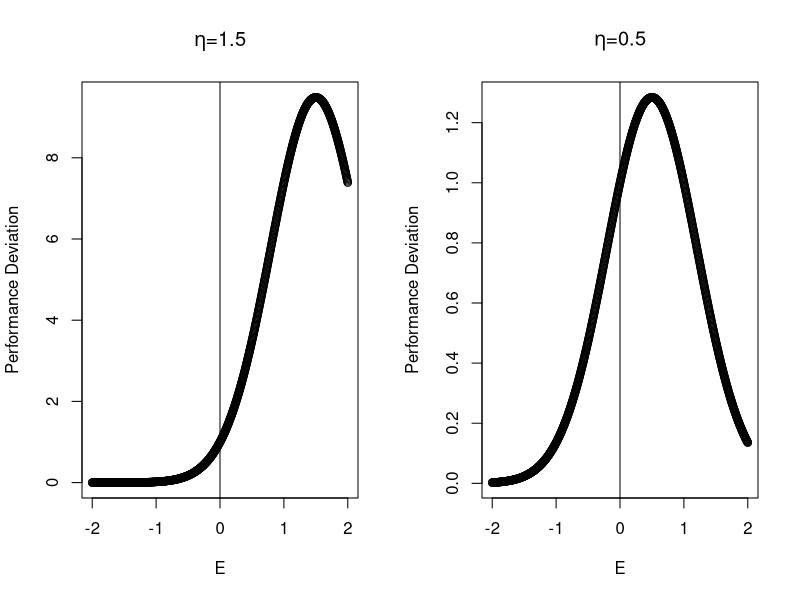
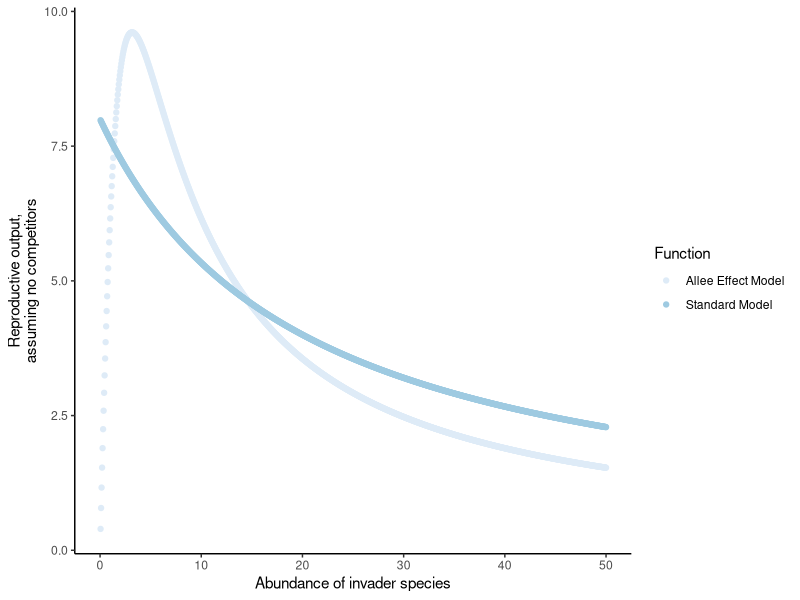
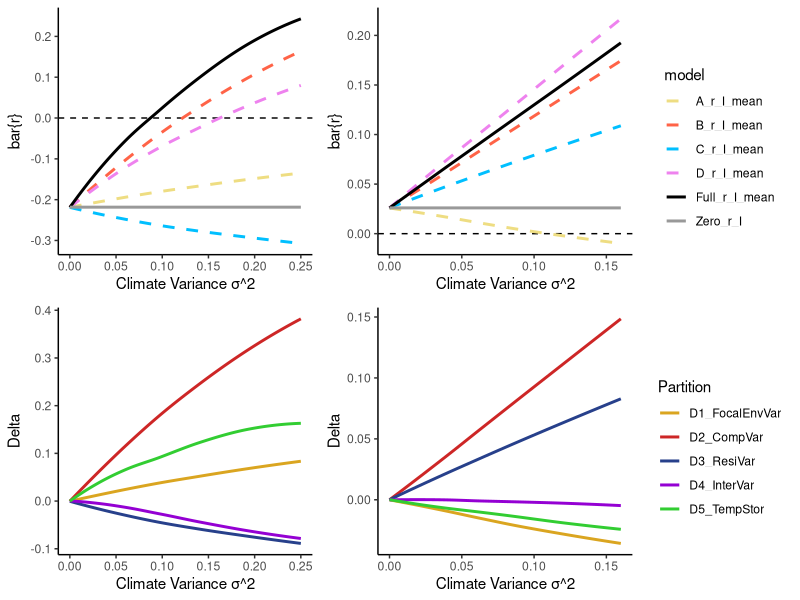
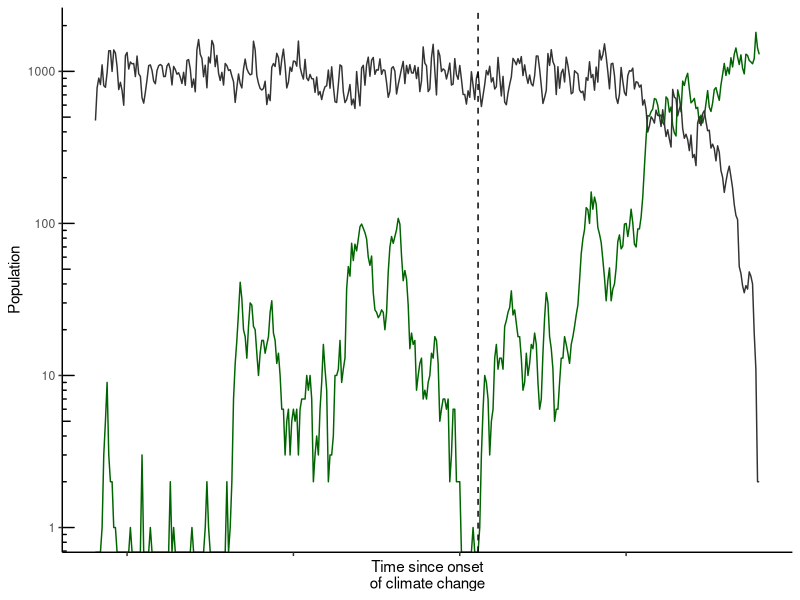
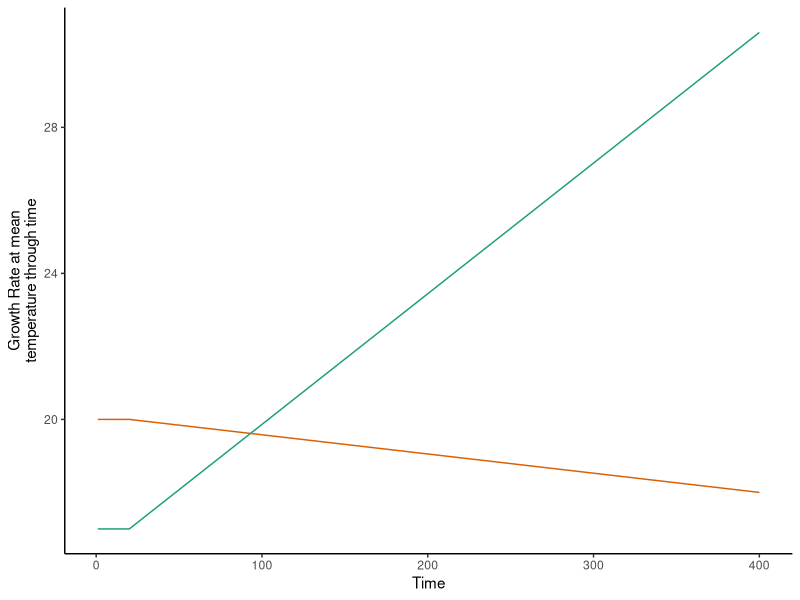

Source code (R) for these figures, in order: (Note: a time limit stopped this script after it produced the figures.)
## ---- chunk 1
knitr::opts_chunk$set(echo = FALSE, size = "footnotesize", warning = FALSE, message = FALSE)
### author: 'J. C. D. Terry,  J. D. O’Sullivan &  A. G. Rossberg'

## ---- chunk 2
library(MASS)
library(tidyverse)
library(knitr)
library(cowplot)
set.seed(1)


## ---- chunk 3
# Plotting EPC curve used

EPC<- function(WeatherDraws, OffsetFromPeak){
  w_mat<- exp(OffsetFromPeak^2 -(WeatherDraws -OffsetFromPeak)^2   ) 
  return(w_mat)
}

E <- seq(-2, 2, l = 1000)

par(mfcol= c(1,2))

plot(EPC(E,OffsetFromPeak = 1.5)~ E,
    ylab = 'Performance Deviation',
     main = expression(paste(eta, "=1.5")))
abline( v = c(0))

plot(EPC(E,OffsetFromPeak = 0.5)~ E,  
     ylab = 'Performance Deviation',
     main = expression(paste(eta, "=0.5")))
abline( v = c(0))


# hist(EPC(rnorm( 1000, 0 , 0.5), 1.5), main = 'Occasional very good years', xlim = c(0, 10), breaks = 20)
# abline(v = 1, col = 2)
# #mean(EPC(rnorm( 1000, 0 , 0.5), 1.5))  # mean increase
# # exp(mean(log(EPC(rnorm( 1000, 0 , 0.5), 1.5))))  # but NB geometric mean is still reduced
# 
# 
# hist(EPC(rnorm( 1000, 0 , 0.5), 0.5), main = 'Occasional very bad years', xlim = c(0, 2))
# abline(v = 1, col = 2)
# 
# # exp(mean(log(EPC(rnorm( 1000, 0 , 0.5), 0.5))))
# # #mean(EPC(rnorm( 1000, 0 , 0.5), 0.5))  # mean decrease
# # exp(mean(log(EPC(0, 0.5))))
## ---- chunk 4

## Example model parameters:

Example_Params = list( delta = 0.5,  # Invader dispersal Rate
                       Lam_R = 20,   # Growth rate of Resident
                       Lam_I = 24,   # Growth Rate of Invader  
                       W_R_sd = 0.1, # Environment SD for Resident
                       W_I_sd = 0.1, # Environment SD for Invader
                       W_rho = -0.7, # Correlation in environmental effects
                       a_RR = 0.02,  # Resident intraspecific competition
                       a_RI = 0.03 , # Interspecific competition (I on R)
                       a_IR = 0.04,  # Interspecific competition (R on I)
                       eta = 1.5)    # EPC offset from Peak

  ##Function to calculate partitions using the model given a set of parameters. 

E_Partition<- function(Params){
  
  with(Params, {  
    n_reps = 10000
    
    ## Define covariance matrices
    W_SIGMA_corr = matrix(c(W_R_sd^2,
                            W_rho*W_R_sd*W_I_sd,
                            W_rho*W_R_sd*W_I_sd,
                            W_I_sd^2),
                          2,2) 
    
    W_SIGMA_uncorr = matrix(c(W_R_sd^2, 
                              0, 0,  
                              W_I_sd^2),
                            2,2) 
    
    ## Variable E draws:
    E_mat_full  <-  MASS::mvrnorm(n_reps,   mu = c(0,0),  Sigma = W_SIGMA_corr   )  
    E_mat_uncorr<-  MASS::mvrnorm(n_reps,   mu = c(0,0),  Sigma = W_SIGMA_uncorr   ) 
    E_mat_mean  <-  matrix(c(0,0), nrow = 1)
    
    ## Convert into \omegas using gaussian curve EPC function
    EPC<- function(WeatherDraws, OffsetFromPeak){
      return(exp( OffsetFromPeak^2-(WeatherDraws -OffsetFromPeak)^2 )) 
    }
    
    W_mat_full  <-   EPC(E_mat_full, eta)  
    W_mat_uncorr<-   EPC(E_mat_uncorr, eta)  
    W_mat_mean  <-   EPC(E_mat_mean , eta)  
    
    ## Vary only one direct effect of environment
    W_mat_FixR_VarI=   W_mat_FixI_VarR = W_mat_uncorr
    W_mat_FixI_VarR[,2]<- W_mat_mean[2]
    W_mat_FixR_VarI[,1]<- W_mat_mean[1]
    
    
    ##### Calculating resident fluctuations without invader
    R_fluc = rep( NA, n_reps)  # rows = time, cols = space (here 1)
    R_fluc[1] <- 10 # initialize
    
    for(t in 1:(n_reps-1)){
      R_fluc[t+1]  =  R_fluc[t]*(delta + Lam_R*W_mat_full[t,1]/(1+a_RR*R_fluc[t]))
    }
    
    ### Take off a 'burn-in' period
    ToUse = (n_reps/10):n_reps
    R_var <- R_fluc[ToUse]
    W_mat_uncorr<-  W_mat_uncorr[ToUse,]
    W_mat_full<-  W_mat_full[ToUse, ]
    
    ## resident 'mean' value at equilibrium assuming omega = 1
    ## R* = 
    R_mean = (Lam_R-1+delta)/ (a_RR*(1-delta))
    
    ## Finding invasion growth rates in different situations;
    FindLogGrowthRate<- function( W_Mat, Competitors, Params ){
      with(Params, {
        r_vec<-  delta+ (Lam_I*W_Mat[,2]/( 1+a_IR*Competitors*W_Mat[,1])  )
        return(log(r_vec))
      })
    }
    
    ## No variation baseline
    Zero_r_I =   FindLogGrowthRate(W_mat_mean, R_mean, Params)
    
    ## Variation in direct envrionmental effects on invader
    A_r_I = FindLogGrowthRate(W_mat_FixR_VarI, R_mean, Params)
    
    ## Variation in envrionmental control of competition 
    B_r_I = FindLogGrowthRate(W_mat_FixI_VarR, R_mean, Params)
    
    ### B Variation in number of competitors  
    C_r_I =   FindLogGrowthRate( W_mat_mean, R_var, Params)
    
    ## D Variation in growth rates  and competitors, but not correlated 
    D_r_I  =  FindLogGrowthRate(W_mat_uncorr,R_var, Params) 
    ## Full model
    Full_r_I  =  FindLogGrowthRate(W_mat_full,R_var, Params) 
    
    ## Take averages of log(r)
    A_r_I_mean = mean(A_r_I)
    B_r_I_mean = mean(B_r_I)
    C_r_I_mean = mean(C_r_I)
    D_r_I_mean = mean(D_r_I)
    Full_r_I_mean = mean(Full_r_I)
    
    ## Calculate partitions
    D_Baseline = Zero_r_I
    D1_FocalEnvVar = A_r_I_mean - Zero_r_I
    D2_CompVar = B_r_I_mean - Zero_r_I
    D3_ResiVar = C_r_I_mean - Zero_r_I
    D4_InterVar = D_r_I_mean - (D_Baseline+ D1_FocalEnvVar +D2_CompVar+D3_ResiVar)
    D5_TempStor = Full_r_I_mean - D_r_I_mean
    
    return(data.frame(Zero_r_I,  A_r_I_mean,  B_r_I_mean,   
                      C_r_I_mean,   D_r_I_mean,  Full_r_I_mean,
                      D_Baseline, D1_FocalEnvVar, D2_CompVar,
                      D3_ResiVar,  D4_InterVar, D5_TempStor))})
}

## An Example:
E_Partition(Params = Example_Params) 
## ---- chunk 5
Params_mod1 <- list( delta = 0.5, 
                     Lam_R = 20,
                     Lam_I = 24,   
                     W_R_sd = NULL,
                     W_I_sd = NULL,
                     W_rho = -0.7,
                     a_RR = 0.02,  
                     a_RI = 0.03 , 
                     a_IR = 0.04,
                     eta = 1.5)

Params_mod2 <- list(  delta = 0.5, 
                      Lam_R = 16,
                      Lam_I = 25,   
                      W_R_sd = NULL,
                      W_I_sd = NULL, 
                      W_rho = 0.7,
                      a_RR = 0.02,  
                      a_RI = 0.04 , 
                      a_IR = 0.03,
                      eta=0.5 )

Find_Partition <-  function(W_sd, Params){
  Params_tmp <- Params
  Params_tmp$W_R_sd = W_sd*1.2  # resident responds more
  Params_tmp$W_I_sd = W_sd*0.8
  out<-   E_Partition(Params_tmp)
  out$W_sd <-W_sd
  return(out)
}
W_sd_df1 <- map_df(  seq( 0, 0.5, l = 100),Find_Partition, Params_mod1)
W_sd_df2  <- map_df(  seq( 0, 0.4, l = 100),Find_Partition, Params_mod2)

## ---- chunk 6
Colours <- c(   'Zero_r_I' = 'gray60',
                'A_r_I_mean' =  "lightgoldenrod"  ,
                'B_r_I_mean'='tomato',
                'C_r_I_mean'=  'deepskyblue',
                'D_r_I_mean'='violet',
                'Full_r_I_mean' = 'black', 
                
                'D_Baseline' =  "black",
                'D1_FocalEnvVar' =  "goldenrod" ,
                'D2_CompVar' = 'firebrick3',
                'D3_ResiVar' = 'royalblue4',
                'D4_InterVar' = 'darkviolet',
                'D5_TempStor' = 'limegreen')
# 

x_label = 'Climate Variance σ^2'

W_sd_df1 %>%
  gather('model', 'GrowthRate', Zero_r_I: Full_r_I_mean  ) %>%
  ggplot(aes( x = W_sd^2, y = GrowthRate, col = model , linetype = model     ))+
  geom_hline( yintercept = 0, linetype='dashed')+
  #  geom_point()+
  geom_smooth(se = FALSE)+
  scale_colour_manual(values = Colours)+
  scale_linetype_manual(values = c( 2,2,2,2,1,1))+
  theme_classic()+
  xlab(x_label)+
  ylab('bar{r}')  -> Models1

W_sd_df1 %>%
  gather('Partition', 'Delta', D1_FocalEnvVar :D5_TempStor ) %>%
  ggplot(aes( x = W_sd^2, y = Delta, col = Partition      ))+
  theme_classic()+
  scale_colour_manual(values = Colours)+
  ylab('Delta')+
  xlab(x_label)+
  geom_smooth(se = FALSE) -> Partiton1



W_sd_df2 %>%
  gather('model', 'GrowthRate', Zero_r_I: Full_r_I_mean  ) %>%
  ggplot(aes( x = W_sd^2, y = GrowthRate, col = model  , linetype = model        ))+
  theme_classic()+ 
  geom_hline( yintercept = 0, linetype='dashed')+
  geom_smooth(se = FALSE)+
  scale_colour_manual(values = Colours)+
  scale_linetype_manual(values = c( 2,2,2,2,1,1))+
  xlab(x_label)+
  ylab('bar{r}')-> Models2


W_sd_df2 %>%
  gather('Partition', 'Delta', D1_FocalEnvVar :D5_TempStor ) %>%
  ggplot(aes( x = W_sd^2, y = Delta, col = Partition))+
  scale_colour_manual(values = Colours)+
  theme_classic()+
  ylab('Delta')+
  xlab(x_label)+
  geom_smooth(se = FALSE) -> Partiton2


Model_Legend <- cowplot::get_legend(Models1)
D_Legend <- cowplot::get_legend(Partiton1)

Fig4 <- cowplot::plot_grid(Models1+guides(col=FALSE, linetype = FALSE),
                   Models2+guides(col=FALSE, linetype = FALSE),
                   Model_Legend, 
                   Partiton1+guides(col=FALSE, linetype = FALSE) ,
                   Partiton2+guides(col=FALSE, linetype = FALSE),
                   D_Legend,
                   nrow = 2, rel_widths = c(2,2,1) )


ggsave( 'MS_Figures/Figure4_graphs.png', Fig4, height = 7, width = 10, dpi = 600)

## ---- chunk 7
Lam_I = 8
a_II = 0.05
y = 0.1
z= 0.2
a_IR = 0.04 

## Functional response, assuming no competition
TrialI = seq( 0, 50, l = 1000)
I_rate_ALLEE =  (((TrialI^2)*Lam_I) / (  1+ z*(TrialI) + y*(TrialI^2) )) / TrialI
I_rate_NO_ALLEE =  (((TrialI)*Lam_I) / (  1 + a_II*TrialI)) / TrialI

data.frame(TrialI,I_rate_ALLEE, I_rate_NO_ALLEE  ) %>%
  gather( 'Function', 'I_rate', -TrialI ) %>%
  ggplot( aes( x = TrialI, y = I_rate, col =Function))+
  geom_point()+
  xlab('Abundance of invader species') + 
  scale_colour_brewer(labels = c( 'Allee Effect Model',
                                  'Standard Model'))+
  ylab('Reproductive output,\nassuming no competitors')+
  theme_classic()

## ---- chunk 8
Dynamics_CC<- function( Params){ with(Params,{
  time_exp  = 2000
  time_burnin = 20
  max_t = time_exp+time_burnin
  
  
  ## Variable Parameter specifications
  W_SIGMA = matrix(c(W_R_sd^2,
                     W_rho*W_R_sd*W_I_sd,
                     W_rho*W_R_sd*W_I_sd,
                     W_I_sd^2),
                   2,2) 
  
  gamma_mat = matrix( c(rep(0, time_burnin),
                        seq(0, 1, length =time_exp)), 
                      nrow = max_t, ncol = 1)
  
  W_cc_adj = gamma_mat%*% matrix(c(beta_R, beta_I),1)
  
  ## Variable Draws
  W_mat<-  exp(mvrnorm(max_t,
                       mu = c(0,0 )- 0.5*(c(W_R_sd,W_I_sd)^2)  ,
                       Sigma = W_SIGMA   )  )  +W_cc_adj
  
  Disp<-  rlnorm(max_t,
                 meanlog =   log(disp_mean)- 0.5*(disp_sig^2) , 
                 sdlog = disp_sig )
  
  ## Model initiation
  R =I = matrix( NA, max_t)  # rows = time
  R_star =I_star = matrix( NA, max_t )  # rows = time
  R_star[1]<- R[1] <-  (Lam_R-1)/a_RR # start resident at somewhere near its equilibrium 
  I_star[1]<- I[1] <- 0
  
  ## Running Model
  for(t in 1:(max_t-1)){
    
    R_R =           R[t]*Lam_R*W_mat[t,1]  / (  1+  a_RR*R[t]+a_RI*W_mat[t,2]*I[t])
    if(Allee){
      I_R =  (I[t]^2*Lam_I*W_mat[t,2]) / (1+ a_IR*W_mat[t,1]*R[t]+(z+y*(I[t])*I[t]))  
    }else{
      I_R =  (I[t]*Lam_I*W_mat[t,2]) / (1+  a_IR*W_mat[t,1]*R[t]+ a_II*I[t] ) 
    }
    
    R_star[t+1]  =    R[t]*delta  +    R_R
    I_star[t+1]  =    I[t]*delta  +   I_R +Disp[t]
    
    if(Discretise){
      R[t+1] = rpois( 1,R_star[t+1])  
      I[t+1] = rpois( 1,I_star[t+1])
    }  else{
      R[t+1] = R_star[t+1]
      I[t+1] = I_star[t+1]
    }
  }
  return( list(resident = R, invader =I))
})
}

## ---- chunk 9

Find_Col_Time = function( Dyn){
  if(any(Dyn$invader>1)){
    return(  max(which(Dyn$invader < 1))-20)
  }else{
    return(NA)
  }
}

Find_Ext_Time = function( Dyn){
  if(any(Dyn$resident<1)){
    ExtTime =  max(which(Dyn$resident >=1))-20
    return( ExtTime)  # last time it was seen over a level
  }else{
    return(NA)
  }
}


## ---- chunk 10
## Example dynamics 
Params_exp <- list( 
  delta = 0.5, 
  Lam_R = 20,
  Lam_I = 17,   
  W_R_sd = 0.4,  
  W_I_sd = 0.4, 
  W_rho = 0.3,
  Allee = FALSE,
  a_RR = 0.04,  
  a_II = 0.03,
  a_RI = 0.03 , 
  a_IR = 0.04, 
  disp_sig = 0.01 , 
  disp_mean= 0.2,
  beta_R =  -0.1, 
  beta_I =  0.8, 
  Discretise = TRUE
)

set.seed(1)
dyn <- Dynamics_CC(Params_exp)

res = dyn$resident
res[res<1] <-1

data.frame( Resident = res[1:400],
            Invader = dyn$invader[1:400],
            Time = (-19):380) %>%
  gather('sp', 'count', -Time) %>%
  ggplot(aes(Time, count , col = sp))+
  geom_line()+
  geom_vline(xintercept = Find_Col_Time(dyn), linetype ='dashed')+
  scale_y_log10()+
  theme_classic()+
  theme(axis.text.x = element_blank())+
  scale_color_manual(values = c('darkgreen', 'grey20'))+
  xlab('Time since onset\nof climate change')+
  ylab('Population')+ 
  annotation_logticks(sides = "l") +
  guides(col = FALSE) -> Fig6LineDiag

ggsave('MS_Figures/Fig6LineDiag.png', Fig6LineDiag, height = 3, width = 3, dpi = 600)


data.frame( Invader_GR =Params_exp$Lam_I * c(rep(1,20),1+ (1:380) * Params_exp$beta_I/380),
            Resident_GR = Params_exp$Lam_R * c(rep(1,20),1+ (1:380) * Params_exp$beta_R/380),
            Time = 1:400) %>%
  gather('sp', 'count', -Time) %>%
  ggplot(aes(Time, count , col = sp))+
  geom_line()+
  scale_color_manual(values = c('darkgreen', 'grey20'))+
  theme_classic()+
  scale_color_brewer(palette = 'Dark2')+
  guides(col = FALSE)+
  ylab( 'Growth Rate at mean\ntemperature through time') -> Fig6_GR

ggsave('MS_Figures/Fig6_GR.png', Fig6_GR, height = 3, width = 3, dpi = 600)
## ---- chunk 11
### 1. Weather covariance interacting with demographic stochasticity

Params_4.1 <- list( 
  ## Carryover
  delta = 0.5, 
  
  ## Intrinsic reproductive rate terms
  Lam_R = 20,
  Lam_I = 16,   
  
  ## Weather terms
  W_R_sd = 0.4,  ## variability in R seed production
  W_I_sd = NULL,  ## variability in I seed production
  #  W_rho = NULL,## correlation in species responses to weather
  
  ## competition terms
  Allee = FALSE,
  
  # intra:
  a_RR = 0.02,  
  a_II = 0.03,
  
  # inter: (NB multiplied by weather value )
  a_RI = 0.03 , 
  a_IR = 0.04, 
  
  ## Dispersal variation
  disp_sig = 0.2 , # dispersal variation on log scale
  disp_mean = 0.1, #
  
  ## Response to climate change
  ##  multiple larger after all  climate change? 1 = 100% larger, 2 = 200% larger
  beta_R =  -0.1, 
  beta_I =  0.8, 
  
  ## Introduce demographic stochasticity?
  Discretise = FALSE
)


N_trials = 400
WeatherDF_4.1<- data.frame( WeatherSens = c(rep(0, 100), seq(0, 0.5 , l = N_trials)) ,
                            ColonisationTime_PosRho = NA,
                            ColonisationTime_NegRho = NA)

### With negative E correlation
Params_4.1$W_rho = -0.9


for( i in 1:nrow(WeatherDF_4.1)){
  Params_trial = Params_4.1
  Params_trial$W_I_sd = WeatherDF_4.1$WeatherSens[i]
  dyn <- Dynamics_CC(Params_trial)
  WeatherDF_4.1$ColonisationTime_NegRho[i]  <-Find_Col_Time(dyn)
  
}


###With positive E correlation
Params_4.1$W_rho = +0.9

for( i in 1:nrow(WeatherDF_4.1)){
  Params_trial = Params_4.1
  Params_trial$W_I_sd = WeatherDF_4.1$WeatherSens[i]
  dyn <- Dynamics_CC(Params_trial)
  WeatherDF_4.1$ColonisationTime_PosRho[i]  <-Find_Col_Time(dyn)
  
}

## ---- chunk 12
### 2. Dispersal variability and Allee effect 

Params_4.2 <- list(  delta = 0.5, 
                     Lam_R = 20,
                     Lam_I = 16,   
                     W_R_sd = 0.4, 
                     W_I_sd = 0.7, 
                     W_rho = 0,    
                     Allee = NULL,
                     a_RR = 0.02,  
                     a_II = 0.05,
                     y = 0.1,
                     z= 0.2,
                     a_RI = 0.03 , 
                     a_IR = 0.04, 
                     disp_sig = NULL , 
                     disp_mean = 0.1, 
                     beta_R =  -0.1, 
                     beta_I =  0.8, 
                     Discretise = FALSE
)

Params_4.2_ALLEE <- Params_4.2_NOALLEE <- Params_4.2
Params_4.2_ALLEE$Allee = TRUE
Params_4.2_NOALLEE$Allee = FALSE

N_trials = 400
WeatherDF_4.2<- data.frame( Dispersal_sd = c(rep(0, 10), seq(0, 1 , l = N_trials)) ,
                            ColonisationTime_WithAllee = NA,
                            ColonisationTime_No_Allee = NA)

### With Allee 


for( i in 1:nrow(WeatherDF_4.2)){
  
  Params_trial = Params_4.2_ALLEE
  Params_trial$disp_sig = WeatherDF_4.2$Dispersal_sd[i]
  dyn <- Dynamics_CC(Params_trial)
  WeatherDF_4.2$ColonisationTime_WithAllee[i]  <-Find_Col_Time(dyn)
  
}
### without Allee effect

for( i in 1:nrow(WeatherDF_4.2)){
  Params_trial = Params_4.2_NOALLEE
  Params_trial$disp_sig = WeatherDF_4.2$Dispersal_sd[i]
  dyn <- Dynamics_CC(Params_trial)
  WeatherDF_4.2$ColonisationTime_No_Allee[i]  <-Find_Col_Time(dyn)
  
}

## ---- chunk 13
### 3. Demographic stochasticity interacting with  variation
# NB effects opposite to 'classic' results


Params_4.3 <- list( delta = 0.5, 
                    Lam_R = 10,
                    Lam_I = 6,   
                    W_R_sd = 0.5, 
                    W_I_sd = 0.5, 
                    W_rho = 0 ,
                    Allee = FALSE, 
                    a_RR = 0.03,  
                    a_II = 0.06,  
                    a_RI = 0.04 , 
                    a_IR = 0.03, 
                    disp_sig = 0.01 ,
                    disp_mean = 0.15, 
                    beta_R =  -0.1, 
                    beta_I =  0.8, 
                    Discretise = NULL
)



N_trials = 500
WeatherDF_4.3<- data.frame( Var = c(seq(0, 0.5, l = N_trials)) ,
                            ColonisationTime_WithDemoStoch = NA,
                            ColonisationTime_No_DemoStoch = NA)

### With Demo_stoch 

Params_4.3$Discretise = TRUE
for( i in 1:nrow(WeatherDF_4.3)){
  
  Params_trial = Params_4.3
  Params_trial$W_R_sd = WeatherDF_4.3$Var[i]
  Params_trial$W_I_sd = WeatherDF_4.3$Var[i]
  dyn <- Dynamics_CC(Params_trial)
  WeatherDF_4.3$ColonisationTime_WithDemoStoch[i]  <-Find_Col_Time(dyn)
  
}


### without Demo_stoch
Params_4.3$Discretise = FALSE
for( i in 1:nrow(WeatherDF_4.3)){
  Params_trial = Params_4.3
  Params_trial$W_R_sd = WeatherDF_4.3$Var[i]
  Params_trial$W_I_sd = WeatherDF_4.3$Var[i]
  dyn <- Dynamics_CC(Params_trial)
  WeatherDF_4.3$ColonisationTime_No_DemoStoch[i]  <-Find_Col_Time(dyn)
  
}

## ---- chunk 14
### 4. Demographic stochastic interacting with variability on extinction Time
Params_4.4 <- list( delta = 0.5, 
                    Lam_R = 9,
                    Lam_I = 7.6,   
                    W_R_sd = NULL, 
                    W_I_sd = 0.35, 
                    W_rho =  -0.9 ,
                    Allee = FALSE ,
                    a_RR = 0.05,  
                    a_II = 0.08,  
                    a_RI = 0.03 , 
                    a_IR = 0.02, 
                    disp_sig = 0.01 ,
                    disp_mean = 0.4, 
                    beta_R =  -0.1, 
                    beta_I =  0.8, 
                    Discretise = NULL)

N_trials = 500
WeatherDF_4.4<- data.frame( MidWeatherSD = c(seq(0, 0.75 , l = N_trials)) ,
                            ExtinctionTime_WithDemoStoch = 2000,
                            ExtinctionTime_No_DemoStoch = 2000)

par(mfrow=c(4,4 ))

### With Demo_stoch 
Params_4.4$Discretise = TRUE

for( i in 1:nrow(WeatherDF_4.4)){
  Params_trial = Params_4.4
  Params_trial$W_R_sd = WeatherDF_4.4$MidWeatherSD[i]
  dyn <- Dynamics_CC(Params_trial)
  WeatherDF_4.4$ExtinctionTime_WithDemoStoch[i]  <-Find_Ext_Time(dyn)
  
}

### without Demo_stoch
Params_4.4$Discretise = FALSE
for( i in 1:nrow(WeatherDF_4.4)){
  Params_trial = Params_4.4
  Params_trial$W_R_sd = WeatherDF_4.4$MidWeatherSD[i]
  dyn <- Dynamics_CC(Params_trial)
  WeatherDF_4.4$ExtinctionTime_No_DemoStoch[i]  <-Find_Ext_Time(dyn)
}


## ---- chunk 15
### 5. Just focal species or both varying 


Params_4.5 <- list( delta = 0.5, 
                    Lam_R = 9,
                    Lam_I = 3,   
                    W_R_sd = 0, 
                    W_I_sd = NULL, 
                    W_rho =  0.9 ,
                    Allee = FALSE ,
                    a_RR = 0.05,  
                    a_II = 0.08,  
                    a_RI = 0.03 , 
                    a_IR = 0.04, 
                    disp_sig = 0.01 ,
                    disp_mean = 0.2, 
                    beta_R =  -0.1, 
                    beta_I =  0.8, 
                    Discretise = FALSE)

N_trials = 500
WeatherDF_4.5<- data.frame( MidWeatherSD = c(seq(0, 1 , l = N_trials)) ,
                            ColonisationTime_JustFocal= 2000,
                            ColonisationTime_Both = 2000)

par(mfrow=c(4,4 ))

### Vary Just focal
for( i in 1:nrow(WeatherDF_4.5)){
  Params_trial = Params_4.5
  Params_trial$W_I_sd = WeatherDF_4.5$MidWeatherSD[i]
  dyn <- Dynamics_CC(Params_trial)
  WeatherDF_4.5$ColonisationTime_JustFocal[i]  <-Find_Col_Time(dyn)
  
}

### Vary both species

Params_4.5$Discretise = FALSE
for( i in 1:nrow(WeatherDF_4.5)){
  Params_trial = Params_4.5
  Params_trial$W_I_sd = WeatherDF_4.5$MidWeatherSD[i]
  Params_trial$W_R_sd = WeatherDF_4.5$MidWeatherSD[i]
  Params_trial$W_R_sd = WeatherDF_4.5$MidWeatherSD[i]
  dyn <- Dynamics_CC(Params_trial)
  WeatherDF_4.5$ColonisationTime_Both[i]  <-Find_Col_Time(dyn)
}


## ---- chunk 16
### combining into one figure, without dots


### For 4.1, helpful to force intercept, rather than just rely on convergence after using enormous numbers of runs
WeatherDF_4.1 %>%
  rename(Negative= ColonisationTime_NegRho ,  ##   `ρ= −0.9`
         Positive= ColonisationTime_PosRho  ) %>%
  gather( 'Model', 'Time',Negative,  Positive) -> WeatherDF_4.1_Long

WeatherDF_4.1_Long %>%
  filter( WeatherSens ==0) %>%
  pull(Time) %>%
  mean -> intercept_4.1


WeatherDF_4.1_Long$Smooth = c(predict( lm(data = filter( WeatherDF_4.1_Long,Model== 'Negative'),
                                          Time-intercept_4.1 ~ 0+ WeatherSens + I(WeatherSens^2))),
                              predict( lm(data = filter( WeatherDF_4.1_Long,Model== 'Positive'),
                                          Time-intercept_4.1 ~ 0+ WeatherSens + I(WeatherSens^2))) )+intercept_4.1

WeatherDF_4.1_Long %>%
  ggplot( aes( x = WeatherSens, y = Time, col = Model))+
  geom_smooth(aes(y = Smooth),
              se=FALSE,
              method = 'lm',
              formula = y ~ x + I(x^2))+
    xlab(expression(Invader~peformance~variability~omega[sigma~inv]))+
  ylab('Colonisation Time') +
  theme_classic()+ 
  scale_colour_manual(values = c( 'darkblue', 'orange' ), 
                      name = 'Correlation in\nspecies responses:')+
  guides(col=guide_legend(nrow=2))+
  theme(legend.position="top", legend.box = "horizontal")  -> Fig4a


WeatherDF_4.2 %>%
  rename(`With` = ColonisationTime_WithAllee  ,
         `Without` = ColonisationTime_No_Allee  ) %>%
  gather( 'Model', 'Time', starts_with('With')) %>%
  ggplot( aes( x = Dispersal_sd, y = Time, col = Model))+
  geom_smooth(se=FALSE, method = 'lm', formula = y ~ x + I(x^2))+
  xlab(expression(Dispersal~sigma))+
  ylab('Colonisation Time') +
  theme_classic()+ 
  scale_colour_manual(values = c( 'darkblue', 'orange' ),
                      name = 'Allee Effect')+
  guides(col=guide_legend(nrow=2))+
  theme(legend.position="top", legend.box = "horizontal") -> Fig4b

WeatherDF_4.3 %>%
  rename(`With` = ColonisationTime_WithDemoStoch   ,
         `Without` = ColonisationTime_No_DemoStoch  ) %>%
  gather( 'Model', 'Time', starts_with('With')) %>%
  ggplot( aes( x = Var, y = Time, col = Model))+
  geom_smooth(se=FALSE, method = 'lm', formula = y ~ x + I(x^2))+
  xlab(expression(Envrionmental~variability~omega[sigma]))+
  ylab('Colonisation Time') +
  theme_classic()+
  scale_colour_manual(values = c( 'darkblue', 'orange' ),
                      name = 'Demographic\nStochasticity:')+
  guides(col=guide_legend(nrow=2))+
  theme(legend.position="top", legend.box = "horizontal")-> Fig4c


# 
WeatherDF_4.5 %>%
  rename(`Just Invader` = ColonisationTime_JustFocal    ,
         `Both Species` = ColonisationTime_Both  ) %>%
  gather( 'Model', 'Time',`Just Invader`,`Both Species` ) %>%
  ggplot( aes( x = MidWeatherSD, y = Time, col = Model))+
  geom_smooth(se=FALSE, method = 'lm', formula = y ~ x + I(x^2))+
  xlab(expression(Envrionmental~variability~omega[sigma]))+
  ylab('Colonisation Time') +
  theme_classic()+
  scale_colour_manual(values = c( 'darkblue', 'orange' ),
                      name = 'Variability affects:' )+
  guides(col=guide_legend(nrow=2))+
  theme(legend.position="top", legend.box = "horizontal")-> Fig4d


Fig6_withpoints<- cowplot::plot_grid(Fig4a+geom_point(),
                                     Fig4b+geom_point(),
                                     Fig4c+geom_point(),
                                     Fig4d+geom_point(),
                                  labels= c('i)', 'ii)', 'iii)', 'iv)'), label_fontface ='plain')

Fig6_withpoints

Fig6_simple <- cowplot::plot_grid(Fig4a + theme(axis.text = element_blank()),
                                  Fig4b+ theme(axis.text = element_blank()),
                                  Fig4c+ theme(axis.text = element_blank()),
                                  Fig4d+ theme(axis.text = element_blank()),
                                  labels= c('i)', 'ii)', 'iii)', 'iv)'), label_fontface ='plain' )

ggsave(filename = 'MS_Figures/Fig6_simple.png',  Fig6_simple, width = 6, height = 6, dpi = 600)


## ---- chunk 17
# Diagrams in Figure 2 and 3
## ---- chunk 18
## environmental performance curve defined by gamma function

SHAPE = 3
SCALE = 1.5
PEAK  = SCALE*(SHAPE -1)

Center_1 <- 10
Center_2 <- 0.6


Test1 <- data.frame( E = rnorm(1000, Center_2, sd = 1.5) )
Test2 <- data.frame( E = rnorm(1000, Center_1, sd = 1.5) )

EPC_fig2 <- Vectorize(function( E){
  if( E> PEAK){
    Performance<-dgamma(x =PEAK+(E-PEAK)^0.75,  shape = SHAPE, scale = SCALE)
  }else{
    if(  E < PEAK-2){
      Performance<-      dgamma(x =E+2,  shape = SHAPE, scale = SCALE)
    }else{
      Performance <-   dgamma(x =PEAK,  shape = SHAPE, scale = SCALE)
    }
  }
  return(Performance)
})

## ---- chunk 19
Center_1 <- 10
Center_2 <- 0.4

Test1 <- data.frame( E = rnorm(1000, Center_1, sd = 1.5) )
Test2 <- data.frame( E = rnorm(1000, Center_2, sd = 1) )

# Take 2 

data.frame( E = seq(-2, 15, l=1000)) %>%
  mutate(Performance =  (EPC_fig2(E))) %>%
  mutate( Weather1= dnorm( E, mean = Center_1, sd = 1.5)/5,
          Weather2= dnorm( E, mean = Center_2, sd = 1)/5)%>%
  ggplot( aes( x = E))+ 
  geom_line(aes( y = Performance ))+
  theme_classic()+
  theme(axis.text = element_blank()  )+
  xlab( 'Envrionment')+
  geom_vline( xintercept = Center_1, col = 'orange')+
  geom_vline( xintercept = Center_2, col = 'darkblue')+
  geom_line( aes(y = Weather1), col = 'orange', linetype = 'dotted')+
  geom_line( aes(y = Weather2), col = 'darkblue', linetype = 'dotted')+
  scale_x_reverse()+
  scale_y_continuous(limits = c(0.001,0.2))-> EPCPlot

Performances<-data.frame( A = EPC_fig2(Test1$E),
                          B = EPC_fig2(Test2$E)) %>%
  gather( 'Test', 'Performance')

Performances %>%
  group_by(Test)%>%
  summarise( Mean = mean(Performance)) -> Means

Means$Orig= EPC_fig2(c(Center_1,Center_2))
Means%>%
  gather('key', 'value',  -Test)-> LineValuesMeans

Performances%>%
  ggplot( aes( Performance, fill = Test))+
  geom_histogram()+
  theme_classic()+
  geom_vline(data = LineValuesMeans, aes(xintercept = value,linetype = key), show.legend = FALSE)+
  scale_fill_manual(values =  c(  'orange','darkblue'))+
  guides(sol = FALSE)+
  ylab( 'Frequency')+
  xlab( 'Performance')+
  guides(fill = FALSE)+ 
  geom_hline(aes(yintercept = 1, linetype = 'solid'), alpha = 0) +

  scale_linetype(name = '',
                 limits= c('Orig', 'Mean'), 
                 labels = c('Value under\nmean conditions',
                            'Long-term\naverage value' ),
    guide = guide_legend(override.aes = list(alpha = 1, size = 0.5 )))+
  facet_wrap(~Test)+
  theme(axis.text = element_blank(), strip.text = element_blank())+
#theme(legend.position="top", legend.box = "horizontal", )+
  coord_flip(xlim = c(0.001,0.2))-> ReponseHist


Fig2<-cowplot::plot_grid( EPCPlot,ReponseHist, rel_widths = c(1,1), labels = 'auto' )
# Fig2
ggsave('MS_Figures/Figure2.png', height = 3, width = 7, dpi = 600)
ggsave('MS_Figures/Figure2.pdf', height = 3, width = 7, dpi = 600)

## ---- chunk 20

## code to generate Fig 3 little pictures 

## 3ai  ### Interaction of biotic and abiotic impacts on R
expand.grid( C = 0:100,
             E = 0:100) %>%
  mutate( R = (C*E)^0.8 ) %>%
  ggplot( aes(E, C, z = R, fill = R))+
  geom_raster()+
  geom_contour( col = 'black')+
  scale_fill_viridis_c(direction = -1) +
  theme(panel.background = element_blank(),
        axis.text = element_blank() )+
  coord_fixed() -> Fig3ai
# Fig3ai
ggsave( 'MS_Figures/Fig3ai.png',Fig3ai,  width = 4, height =3, dpi = 600) 

## 3aii negative correlation in biotic and abiotic influences on r
Draws<-MASS::mvrnorm(30, c(2,2), matrix( c(2,-1.8, -1.8, 2), 2))
colnames(Draws) <- c('E', 'C')

Draws %>%
  as.data.frame()%>%
  mutate( Temp = E-C) %>%
  #ggplot(aes( E, C, col = Temp))+
    ggplot(aes( E, C))+
  geom_point( size = 2)+
  scale_colour_viridis_c(option = 'B')+
  theme_classic()+
  theme(axis.text = element_blank() )+
  guides( col = FALSE) -> Fig3aii
# Fig3aii
ggsave( 'MS_Figures/Fig3aii.png',Fig3aii, width = 3, height =3, dpi = 600) 

## 3b
Center <- 4
Test<- data.frame( E = runif(1000,min = 2.5, 5.5) ) %>%
  mutate( Performance2 = exp(E))

data.frame( E = seq(2, 6.1, l=1000)) %>%
  mutate(Performance =  exp(E)) %>%
  ggplot( aes( x = E))+ 
  theme_classic()+
  geom_rect(ymin = 0, ymax = exp(5.5), xmin = 2.5, xmax = 5.5, col = NA, size = 4, fill = 'grey80')+
  #  geom_rect(ymin = -100, ymax = 10, xmin = 2, xmax = 6, col = 'red3', size = 4, fill = NA)+
  geom_histogram(data = Test, aes( x = E), binwidth = 0.025)+
  geom_line(aes( y = Performance ))+
  ylab( 'Impact of competition\non growth rate')+
  # theme(axis.text = element_blank()  )+
  xlab( 'Envrionment')+
  coord_cartesian(ylim = c( 0, 450))+
  geom_vline( xintercept = Center, col = 'red') -> Fig3bi

Test%>%
  ggplot( aes( Performance2))+
  geom_histogram(fill = 'red3')+
  theme_classic()+
  geom_vline( xintercept = mean(Test$Performance2),linetype = 2)+
  geom_vline( xintercept = exp(Center),linetype = 1)+
  ylab( 'Frequency')+
  xlab( '')+
  # theme(axis.text = element_blank(), strip.text = element_blank())+
  #theme(legend.position="top", legend.box = "horizontal", )+
  coord_flip(xlim = c(0, 450)) -> Fig3bii

Fig3b<-cowplot::plot_grid( Fig3bi,Fig3bii, rel_widths = c(2,1), labels = c('i', 'ii'))
# Fig3b
ggsave( 'MS_Figures/Fig3b.png',Fig3b, width = 6, height =3, dpi = 600) 

## ---- chunk 21
sessionInfo()
